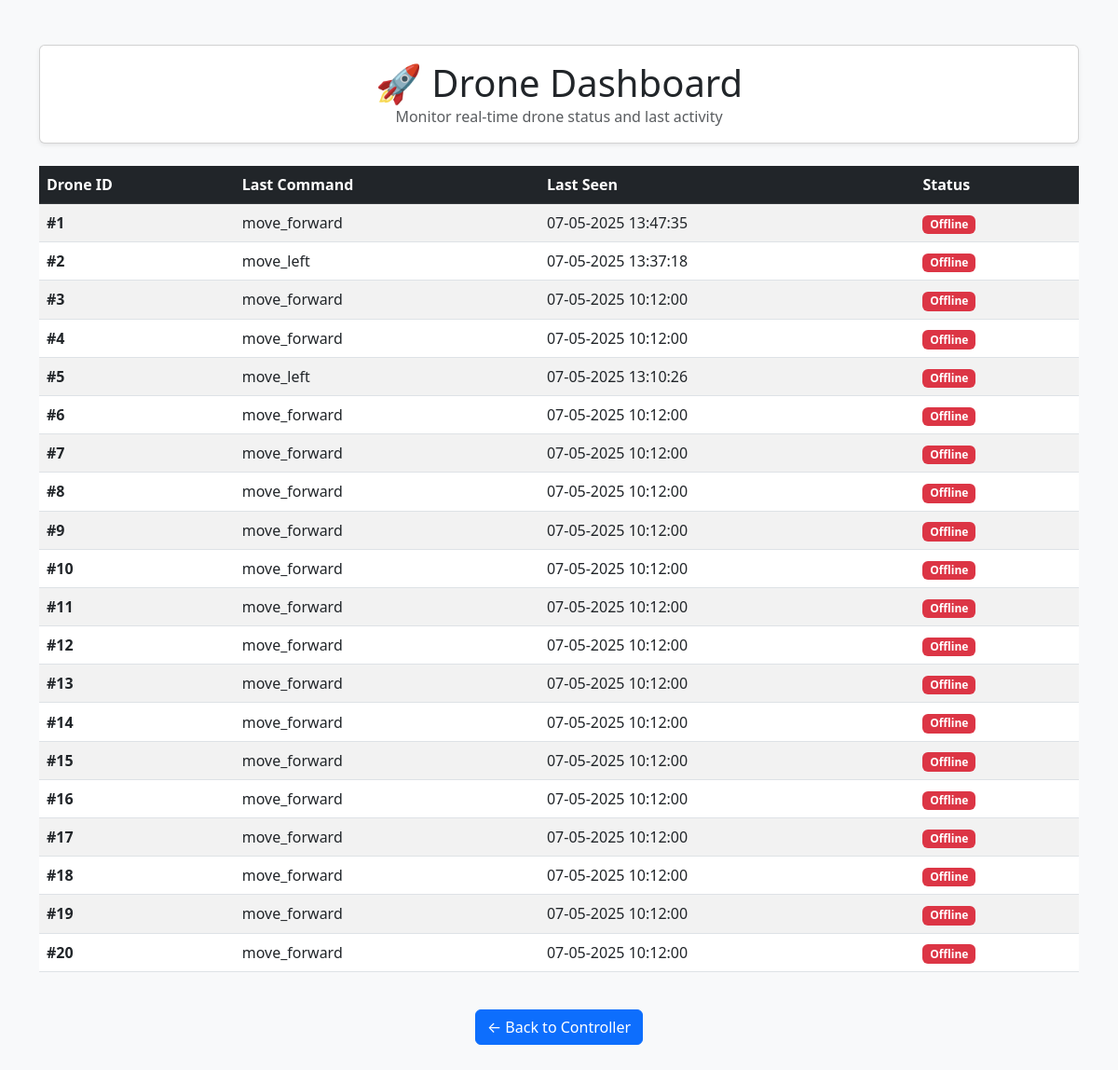
/dashboard, run on the app's committed database.
### app.py (models this page shows)
class CommandLog(db.Model):
    id = db.Column(db.Integer, primary_key=True)
    drone = db.Column(db.String(50), nullable=False)
    command = db.Column(db.String(50), nullable=False)
    timestamp = db.Column(db.DateTime, server_default=db.func.now())

### app.py (the view)
@app.route('/dashboard')
def dashboard():
    drones = []
    now = datetime.utcnow()
    two_minutes = timedelta(minutes=2)
    for i in range(1, 21):
        last_log = CommandLog.query.filter_by(drone=str(i)).order_by(CommandLog.timestamp.desc()).first()
        if last_log:
            last_command = last_log.command
            last_seen = last_log.timestamp.strftime('%d-%m-%Y %H:%M:%S')
            status = 'Online' if now - last_log.timestamp <= two_minutes else 'Offline'
        else:
            last_command = None
            last_seen = None
            status = 'Offline'
        drones.append({
            'id': i,
            'last_command': last_command,
            'last_seen': last_seen,
            'status': status
        })
    return render_template('dashboard.html', drones=drones)

### templates/dashboard.html (shortened to what this page needs)
<!DOCTYPE html>
<html lang="en">
<head>
    <link href="https://cdn.jsdelivr.net/npm/bootstrap@5.3.0/dist/css/bootstrap.min.css" rel="stylesheet">
</head>
<body class="bg-light">
    <div class="container py-5">
        <div class="card shadow-sm mb-4">
            <div class="card-body text-center">
                <h1 class="card-title mb-0">🚀 Drone Dashboard</h1>
                <p class="text-muted mb-0">Monitor real-time drone status and last activity</p>
            </div>
        </div>
        <div class="table-responsive">
            <table class="table table-hover table-striped align-middle">
                <thead class="table-dark">
                    <tr>
                        <th scope="col">Drone ID</th>
                        <th scope="col">Last Command</th>
                        <th scope="col">Last Seen</th>
                        <th scope="col">Status</th>
                    </tr>
                </thead>
                <tbody>
                    {% for drone in drones %}
                    <tr>
                        <td><strong>#{{ drone.id }}</strong></td>
                        <td>{{ drone.last_command or 'No data' }}</td>
                        <td>{{ drone.last_seen or 'Never' }}</td>
                        <td>
                            {% if drone.status == 'Online' %}
                            <span class="badge bg-success">Online</span>
                            {% else %}
                            <span class="badge bg-danger">Offline</span>
                            {% endif %}
                        </td>
                    </tr>
                    {% endfor %}
                </tbody>
            </table>
        </div>
        <div class="text-center mt-4">
            <a href="/" class="btn btn-primary">
                ← Back to Controller
            </a>
        </div>
    </div>
</body>
</html>

### data on the page
CommandLog: id "1", command "move_forward", last_seen "07-05-2025 13:47:35"
CommandLog: id "2", command "move_left", last_seen "07-05-2025 13:37:18"
CommandLog: id "3", command "move_forward", last_seen "07-05-2025 10:12:00"
CommandLog: id "4", command "move_forward", last_seen "07-05-2025 10:12:00"
CommandLog: id "5", command "move_left", last_seen "07-05-2025 13:10:26"
CommandLog: id "6", command "move_forward", last_seen "07-05-2025 10:12:00"
CommandLog: id "7", command "move_forward", last_seen "07-05-2025 10:12:00"
CommandLog: id "8", command "move_forward", last_seen "07-05-2025 10:12:00"
CommandLog: id "9", command "move_forward", last_seen "07-05-2025 10:12:00"
CommandLog: id "10", command "move_forward", last_seen "07-05-2025 10:12:00"
CommandLog: id "11", command "move_forward", last_seen "07-05-2025 10:12:00"
CommandLog: id "12", command "move_forward", last_seen "07-05-2025 10:12:00"
CommandLog: id "13", command "move_forward", last_seen "07-05-2025 10:12:00"
CommandLog: id "14", command "move_forward", last_seen "07-05-2025 10:12:00"
CommandLog: id "15", command "move_forward", last_seen "07-05-2025 10:12:00"
CommandLog: id "16", command "move_forward", last_seen "07-05-2025 10:12:00"
CommandLog: id "17", command "move_forward", last_seen "07-05-2025 10:12:00"
CommandLog: id "18", command "move_forward", last_seen "07-05-2025 10:12:00"
CommandLog: id "19", command "move_forward", last_seen "07-05-2025 10:12:00"
CommandLog: id "20", command "move_forward", last_seen "07-05-2025 10:12:00"
